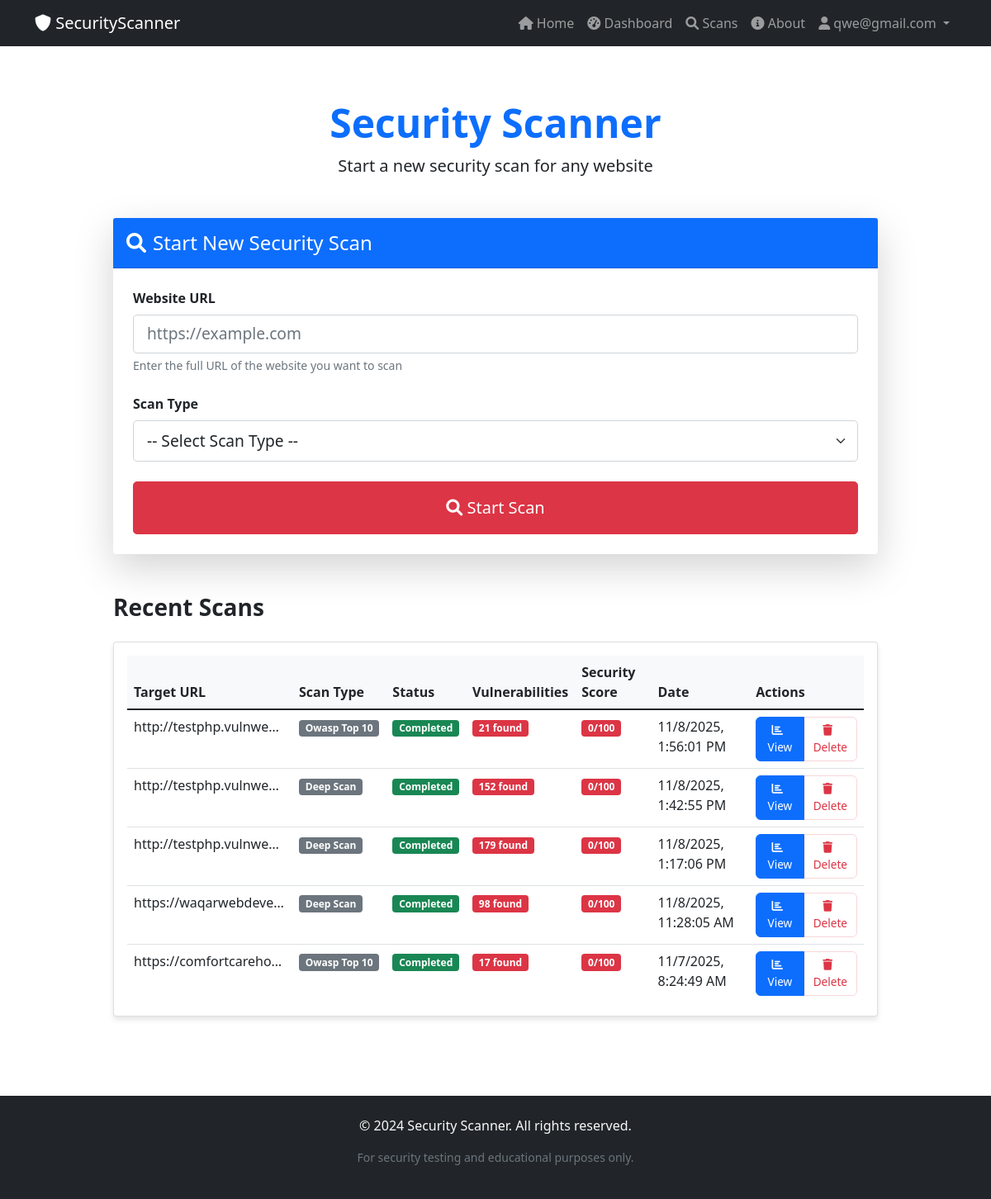
The page /scans (signed in) on the database its author committed.
### models.py (models this page shows, shortened)
class User(UserMixin, db.Model):
    __tablename__ = 'users'
    id = db.Column(db.Integer, primary_key=True)
    email = db.Column(db.String(100), unique=True, nullable=False, index=True)
    password_hash = db.Column(db.String(128), nullable=False)
    created_at = db.Column(db.DateTime, default=datetime.utcnow)
    is_active = db.Column(db.Boolean, default=True)
    scans = db.relationship('Scan', backref='user', lazy='dynamic', cascade='all, delete-orphan')

class Scan(db.Model):
    __tablename__ = 'scans'
    id = db.Column(db.Integer, primary_key=True)
    user_id = db.Column(db.Integer, db.ForeignKey('users.id'), nullable=False)
    target_url = db.Column(db.String(500), nullable=False)
    scan_type = db.Column(db.String(50), nullable=False)
    status = db.Column(db.String(20), default='pending', index=True)
    results = db.Column(db.Text)  # JSON stored as text
    vulnerabilities_count = db.Column(db.Integer, default=0)
    security_score = db.Column(db.Integer, default=100)
    created_at = db.Column(db.DateTime, default=datetime.utcnow, index=True)
    started_at = db.Column(db.DateTime)
    completed_at = db.Column(db.DateTime)
    error_message = db.Column(db.Text)
    vulnerabilities = db.relationship('Vulnerability', backref='scan', lazy='dynamic', cascade='all, delete-orphan')

### app.py (the view)
    @app.route('/scans')
    @login_required
    def scans_page():
        scans = Scan.query.filter(Scan.user_id == current_user.id, Scan.status != 'discarded').order_by(Scan.created_at.desc()).limit(10).all()
        return render_template('scan.html', scans=scans)

### auth.py (called while the page is built)
@login_manager.user_loader
def load_user(user_id):
    return User.query.get(int(user_id))

### templates/scan.html (shortened to what this page needs)
{% extends "base.html" %}
{% block content %}
<div class="container py-5">
    <div class="row">
        <div class="col-lg-10 mx-auto">
            <div class="text-center mb-5">
                <h1 class="display-5 fw-bold text-primary">Security Scanner</h1>
                <p class="lead">Start a new security scan for any website</p>
            </div>
            <div class="card shadow-lg border-0 mb-4">
                <div class="card-header bg-primary text-white py-3">
                    <h4 class="mb-0"><i class="fas fa-search me-2"></i>Start New Security Scan</h4>
                </div>
                <div class="card-body p-4">
                    <form id="scanForm" method="POST" action="{{ url_for('start_scan') }}">
                        <div class="mb-4">
                            <label for="target_url" class="form-label fw-bold">Website URL</label>
                            <input type="url" class="form-control form-control-lg"
                                   id="target_url" name="target_url"
                                   placeholder="https://example.com" required>
                            <div class="form-text">Enter the full URL of the website you want to scan</div>
                        </div>
                        <div class="mb-4">
                            <label for="scan_type" class="form-label fw-bold">Scan Type</label>
                            <select class="form-select form-select-lg" id="scan_type" name="scan_type" required>
                                <option value="">-- Select Scan Type --</option>
                            </select>
                        </div>
                        <div class="d-grid">
                            <button type="submit" class="btn btn-danger btn-lg py-3" id="scanButton">
                            </button>
                        </div>
                    </form>
                </div>
            </div>
            {% if scans %}
            <div class="mt-5">
                <h3 class="fw-bold mb-4">Recent Scans</h3>
                <div class="card">
                    <div class="card-body">
                        <div class="table-responsive" style="max-height: 420px; overflow:auto;">
                            <table class="table" id="recentScansTable">
                                <thead style="position: sticky; top: 0; background: #fff; z-index: 2;">
                                    <tr>
                                        <th>Target URL</th>
                                        <th>Scan Type</th>
                                        <th>Status</th>
                                        <th>Vulnerabilities</th>
                                        <th>Security Score</th>
                                        <th>Date</th>
                                        <th>Actions</th>
                                    </tr>
                                </thead>
                                <tbody>
                                    {% for scan in scans %}
                                    <tr data-scan-id="{{ scan.id }}" data-created-at="{{ (scan.created_at.replace(microsecond=0).isoformat() + 'Z') }}">
                                        <td class="text-truncate" style="max-width: 200px;">
                                            {{ scan.target_url }}
                                        </td>
                                        <td>
                                            <span class="badge bg-secondary">{{ scan.scan_type.replace('_', ' ').title() }}</span>
                                        </td>
                                        <td>
                                            {% if scan.status == 'completed' %}
                                                <span class="badge bg-success">Completed</span>
                                            {% elif scan.status == 'running' %}
                                                <span class="badge bg-warning">Running</span>
                                            {% elif scan.status == 'stopped' %}
                                                <span class="badge bg-secondary">Stopped</span>
                                            {% else %}
                                                <span class="badge bg-danger">Error</span>
                                            {% endif %}
                                        </td>
                                        <td>
                                            {% if scan.status == 'completed' %}
                                                {% if scan.vulnerabilities_count > 0 %}
                                                    <span class="badge bg-danger">{{ scan.vulnerabilities_count }} found</span>
                                                {% else %}
                                                    <span class="badge bg-success">{{ scan.vulnerabilities_count }} found</span>
                                                {% endif %}
                                            {% elif scan.status == 'running' %}
                                                <span class="badge bg-warning">Scanning...</span>
                                            {% else %}
                                                <span class="badge bg-secondary">N/A</span>
                                            {% endif %}
                                        </td>
                                        <td>
                                            {% if scan.status == 'completed' %}
                                                <span class="badge bg-{{ 'danger' if scan.security_score < 50 else 'warning' if scan.security_score < 80 else 'success' }}">
                                                    {{ scan.security_score }}/100
                                                </span>
                                            {% else %}
                                                <span class="badge bg-secondary">N/A</span>
                                            {% endif %}
                                        </td>
                                        <td class="scan-created" data-timestamp="{{ scan.created_at.isoformat() }}Z">{{ scan.created_at.strftime('%Y-%m-%d %H:%M') }}</td>
                                        <td>
                                            <div class="action-btns btn-group" role="group" aria-label="Scan actions">
                                                {% if scan.status == 'completed' %}
                                                <a href="{{ url_for('results', scan_id=scan.id) }}" class="btn btn-sm btn-primary" title="View scan results">
                                                    <i class="fas fa-chart-bar"></i>
                                                    <span class="d-none d-md-inline"> View</span>
                                                </a>
                                                {% endif %}
                                                <button onclick="deleteScan('{{ scan.id }}')" class="btn btn-sm btn-outline-danger" title="Delete scan">
                                                    <i class="fas fa-trash"></i>
                                                    <span class="d-none d-md-inline"> Delete</span>
                                                </button>
                                            </div>
                                        </td>
                                    </tr>
                                    {% endfor %}
                                </tbody>
                            </table>
                        </div>
                    </div>
                </div>
            </div>
            {% endif %}
        </div>
    </div>
</div>
{% endblock %}

### templates/base.html (shortened to what this page needs)
<!DOCTYPE html>
<html lang="en">
<head>
    <link href="https://cdn.jsdelivr.net/npm/bootstrap@5.1.3/dist/css/bootstrap.min.css" rel="stylesheet">
    <link href="https://cdnjs.cloudflare.com/ajax/libs/font-awesome/6.0.0/css/all.min.css" rel="stylesheet">
    <link href="{{ url_for('static', filename='css/style.css') }}" rel="stylesheet">
</head>
<body>
    <nav class="navbar navbar-expand-lg navbar-dark bg-dark">
        <div class="container">
            <a class="navbar-brand" href="{{ url_for('index') }}">
                <i class="fas fa-shield-alt"></i>
                SecurityScanner
            </a>
            <div class="collapse navbar-collapse" id="navbarNav">
                <ul class="navbar-nav ms-auto">
                    <li class="nav-item">
                        <a class="nav-link" href="{{ url_for('index') }}">
                            <i class="fas fa-home"></i> Home
                        </a>
                    </li>
                    {% if current_user.is_authenticated %}
                    <li class="nav-item">
                        <a class="nav-link" href="{{ url_for('dashboard') }}">
                            <i class="fas fa-tachometer-alt"></i> Dashboard
                        </a>
                    </li>
                    <li class="nav-item">
                        <a class="nav-link" href="{{ url_for('scans_page') }}">
                            <i class="fas fa-search"></i> Scans
                        </a>
                    </li>
                    {% endif %}
                    <li class="nav-item">
                        <a class="nav-link" href="{{ url_for('about') }}">
                            <i class="fas fa-info-circle"></i> About
                        </a>
                    </li>
                    {% if current_user.is_authenticated %}
                    <li class="nav-item dropdown">
                        <a class="nav-link dropdown-toggle" href="#" id="navbarDropdown" role="button" data-bs-toggle="dropdown">
                            <i class="fas fa-user"></i> {{ current_user.email }}
                        </a>
                    </li>
                    {% endif %}
                </ul>
            </div>
        </div>
    </nav>
    <main>
        {% block content %}{% endblock %}
    </main>
    <footer class="bg-dark text-light mt-5 py-4">
        <div class="container text-center">
            <p>&copy; 2024 Security Scanner. All rights reserved.</p>
            <p class="small text-muted">For security testing and educational purposes only.</p>
        </div>
    </footer>
</body>
</html>

### static/css/style.css (style rules this page uses)
.card { box-shadow: 0 4px 6px rgba(0, 0, 0, 0.1); transition: box-shadow 0.3s ease; }
.table th { background-color: #f8f9fa; border-top: none; font-weight: 600; }
.action-btns .btn { border-radius: 6px; padding: 0.35rem 0.6rem; font-size: 0.85rem; }
.action-btns .btn i { margin-right: 6px; }
.action-btns .btn-outline-danger { border-color: rgba(220,53,69,0.2); color: #dc3545; background: transparent; }
.form-select-lg { padding-top: .6rem; padding-bottom: .6rem; padding-left: 1rem; font-size: 1.2rem; -radius: .3rem; }
.form-control-lg { min-height: calc(1.5em + 1rem + 2px); padding: .5rem 1rem; font-size: 1.2rem; border-radius: .3rem; }

### rows shown on the page
User: email "qwe@gmail.com"
Scan: target_url "http://testphp.vulnwe…", scan_type.replace "Owasp Top 10", status "Completed", vulnerabilities_count "21", security_score "0"
Scan: target_url "http://testphp.vulnwe…", scan_type.replace "Deep Scan", status "Completed", vulnerabilities_count "152", security_score "0"
Scan: target_url "http://testphp.vulnwe…", scan_type.replace "Deep Scan", status "Completed", vulnerabilities_count "179", security_score "0"
Scan: target_url "https://waqarwebdeve…", scan_type.replace "Deep Scan", status "Completed", vulnerabilities_count "98", security_score "0"
Scan: target_url "https://comfortcareho…", scan_type.replace "Owasp Top 10", status "Completed", vulnerabilities_count "17", security_score "0"
